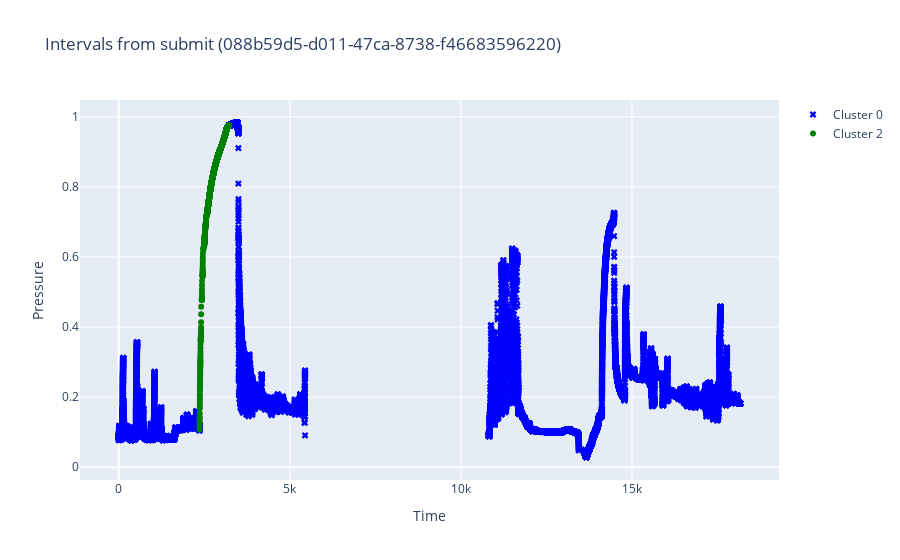

Write notebook code for a chart like this one.
### Markdown cell above
## Обработанная кластеризация

### Code cell
plot_data_from_submit(clust_df, filename, SUBMIT_OUTPUT_PATH)

### Figure 1 — Plotly figure (JSON) as saved in the notebook; plotly's stock layout.template omitted (floating-point values rounded to 4 significant figures; data arrays with more than 128 entries replaced by an {"elided": "..."} marker saying what was removed)
{"data": [{"marker": {"color": "blue", "size": 6, "symbol": "x"}, "mode": "markers", "name": "Cluster 0", "type": "scatter", "x": {"elided": "43546 float values"}, "y": {"elided": "43546 float values"}}, {"marker": {"color": "green", "size": 6, "symbol": "circle"}, "mode": "markers", "name": "Cluster 2", "type": "scatter", "x": {"elided": "3609 float values"}, "y": {"elided": "3609 float values"}}], "layout": {"showlegend": true, "title": {"text": "Intervals from submit (088b59d5-d011-47ca-8738-f46683596220)"}, "xaxis": {"title": {"text": "Time"}}, "yaxis": {"title": {"text": "Pressure"}}}}
